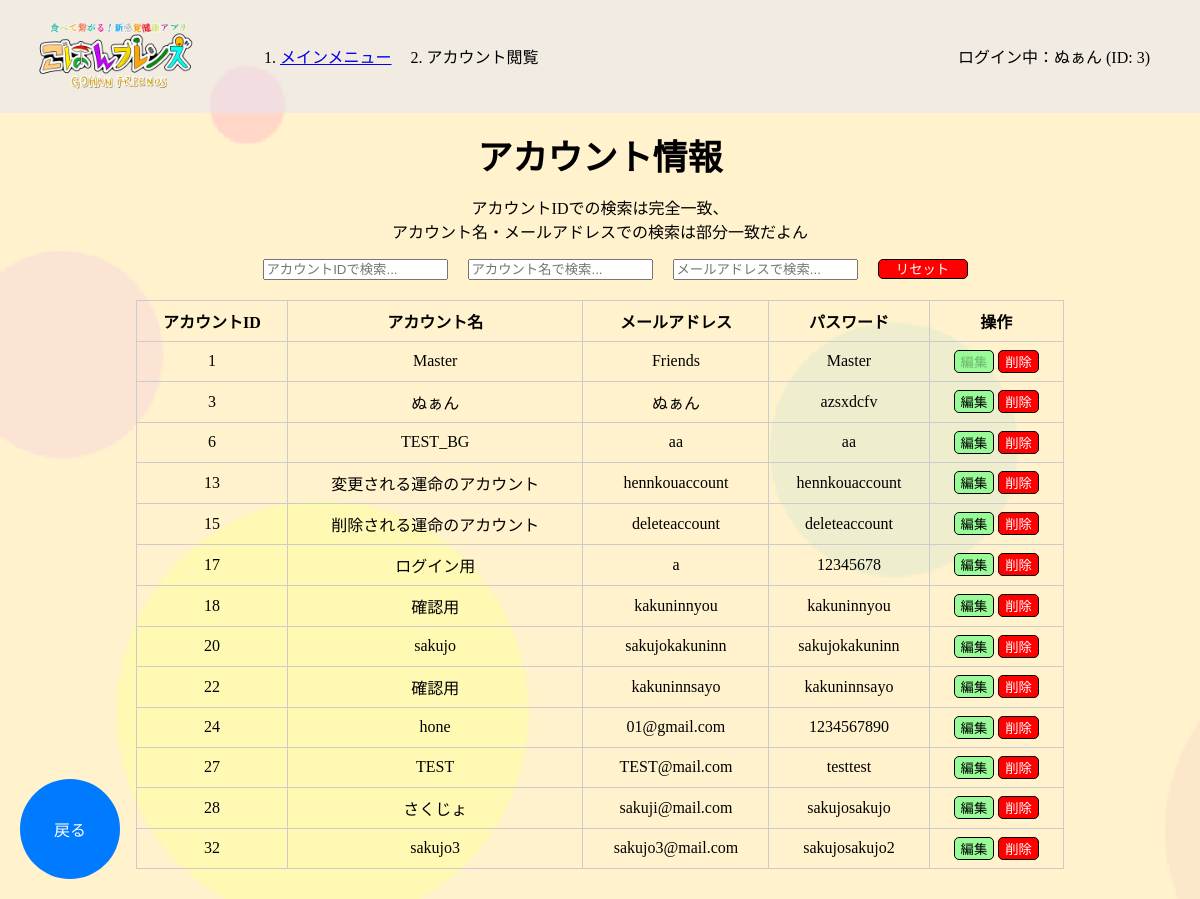
The page /master/account_look (signed in) on the database its author committed.
### tables this page shows
CREATE TABLE ACCOUNT (
                        ACCOUNT_ID INTEGER PRIMARY KEY AUTOINCREMENT,
                        ACCOUNT_NAME TEXT NOT NULL,
                        MAIL TEXT NOT NULL,
                        PASS TEXT NOT NULL
                    );

### app.py (the view)
@app.route('/master/account_look')
def account_look():
    if 'account_name' in session:
        conn = get_db()
        cur = conn.cursor()
        cur.execute("SELECT ACCOUNT_ID, ACCOUNT_NAME, MAIL, PASS FROM ACCOUNT")
        accounts = cur.fetchall()
        cur.close()
        conn.close()
        breadcrumbs = [
            {"name": "メインメニュー", "url": "/mainmenu/mainmenu"},
            {"name": "アカウント閲覧", "url": "/master/account_look"}
        ]
        return render_template('master/account_look.html', accounts=accounts, breadcrumbs=breadcrumbs)

### app.py (called while the page is built)
def get_db():
    conn = sqlite3.connect(DATABASE)
    return conn

@app.context_processor
def inject_account_info():
    return {
        'account_name': session.get('account_name'),
        'account_id': session.get('account_id')
    }

### templates/master/account_look.html (shortened to what this page needs)
{% extends 'base.html' %}
{% block content %}
<div class="main-contents">
    <p class="main-text">アカウント情報<br><div class="txt-center">アカウントIDでの検索は完全一致、<br>アカウント名・メールアドレスでの検索は部分一致だよん</div></p>
    <div style="display: flex; justify-content: center; align-items: center; margin-bottom: 20px;">
        <input type="text" id="searchAccountId" placeholder="アカウントIDで検索..." oninput="searchAccounts()">
        <input type="text" id="searchAccountName" placeholder="アカウント名で検索..." oninput="searchAccounts()">
        <input type="text" id="searchEmail" placeholder="メールアドレスで検索..." oninput="searchAccounts()">
        <button id="resetButton" type="button" onclick="resetSearch()" class="reset-button">リセット</button>
    </div>
    <div class="table-container">
        <table>
            <tr>
                <th>アカウントID</th>
                <th>アカウント名</th>
                <th>メールアドレス</th>
                <th>パスワード</th>
                <th>操作</th>
            </tr>
            {% for account in accounts %}
            <tr>
                <td>{{ account[0] }}</td>
                <td data-original="{{ account[1] }}">{{ account[1] }}</td>
                <td data-original="{{ account[2] }}">{{ account[2] }}</td>
                <td data-original="{{ account[3] }}">{{ account[3] }}</td>
                <td>
                    {% if account[0] == 1 %}
                    <button class="edit-button" type="button" disabled>編集</button>
                    <button class="delete-button" type="button" disabled>削除</button>
                    {% else %}
                    <button class="edit-button" type="button"
                        onclick="editRow(this.parentElement.parentElement)">編集</button>
                    <button class="delete-button" type="button"
                        onclick="showDeleteConfirmation(this.parentElement.parentElement)">削除</button>
                    {% endif %}
                </td>
            </tr>
            {% endfor %}
        </table>
    </div>
    <div class="back-button-container">
        <button id="back-button" onclick="location.href='{{ url_for('mainmenu') }}';" class="back-button">戻る</button>
    </div>
</div>
{% endblock %}

### static/css/style.css (style rules this page uses)
html, body { margin: 0; padding: 0; box-sizing: border-box; height: 100%; }
.kabegami { background-size: cover; }
.back-button-container { position: fixed; bottom: 20px; left: 20px; }
.back-button-container button { width: 100px; height: 100px; border-radius: 50%; border: none; background-color: #007BFF; color: white; font-size: 16px; display: flex; justify-content: center; align-items: center; cursor: pointer; transition: background-color 0.3s; }
.main-contents { padding-top: 70px; }
.reset-button { height:20px; width:90px; margin-left:20px; background-color:red; color:white; border-radius:5px; border: 1px solid black; line-height: 5px; text-align: center; cursor:pointer; }
.main-text { text-align: center; margin-top: -25px; margin-bottom: 15px; font-size: 35px; font-weight: bold; }
input { margin-left: 30px; }
.table-container { display: flex; justify-content: center; margin: 20px; }
table { border-collapse: collapse; width: 80%; }
.table-container table { margin-bottom: 30px; }
th, td { border: 1px solid #ccc; padding: 8px; text-align: center; }
#searchAccountName { margin-left:20px; }
#searchEmail { margin-left:20px; }
.txt-center { text-align: center; }
.edit-button { border-radius: 5px; background-color:palegreen; height:auto; min-width: auto; border: 1px solid black; display: inline-block; cursor: pointer; }
.delete-button { color:white; border-radius: 5px; background-color:red; height:auto; min-width: auto; border: 1px solid black; display: inline-block; cursor: pointer; }

### rows shown on the page
ACCOUNT: ACCOUNT_ID "1", ACCOUNT_NAME "Master", MAIL "Friends", PASS "Master", shows "編集"
ACCOUNT: ACCOUNT_ID "3", ACCOUNT_NAME "ぬぁん", MAIL "ぬぁん", PASS "azsxdcfv", shows "編集"
ACCOUNT: ACCOUNT_ID "6", ACCOUNT_NAME "TEST_BG", MAIL "aa", PASS "aa", shows "編集"
ACCOUNT: ACCOUNT_ID "13", ACCOUNT_NAME "変更される運命のアカウント", MAIL "hennkouaccount", PASS "hennkouaccount", shows "編集"
ACCOUNT: ACCOUNT_ID "15", ACCOUNT_NAME "削除される運命のアカウント", MAIL "deleteaccount", PASS "deleteaccount", shows "編集"
ACCOUNT: ACCOUNT_ID "17", ACCOUNT_NAME "ログイン用", MAIL "a", PASS "12345678", shows "編集"
ACCOUNT: ACCOUNT_ID "18", ACCOUNT_NAME "確認用", MAIL "kakuninnyou", PASS "kakuninnyou", shows "編集"
ACCOUNT: ACCOUNT_ID "20", ACCOUNT_NAME "sakujo", MAIL "sakujokakuninn", PASS "sakujokakuninn", shows "編集"
ACCOUNT: ACCOUNT_ID "22", ACCOUNT_NAME "確認用", MAIL "kakuninnsayo", PASS "kakuninnsayo", shows "編集"
ACCOUNT: ACCOUNT_ID "24", ACCOUNT_NAME "hone", MAIL "01@gmail.com", PASS "1234567890", shows "編集"
ACCOUNT: ACCOUNT_ID "27", ACCOUNT_NAME "TEST", MAIL "TEST@mail.com", PASS "testtest", shows "編集"
ACCOUNT: ACCOUNT_ID "28", ACCOUNT_NAME "さくじょ", MAIL "sakuji@mail.com", PASS "sakujosakujo", shows "編集"
ACCOUNT: ACCOUNT_ID "32", ACCOUNT_NAME "sakujo3", MAIL "sakujo3@mail.com", PASS "sakujosakujo2", shows "編集"

### other values the page prints
{{ breadcrumb.name }} "メインメニュー"
{{ breadcrumb.name }} "アカウント閲覧"
{{ account_name }} "ぬぁん"
{{ account_id }} "3"
